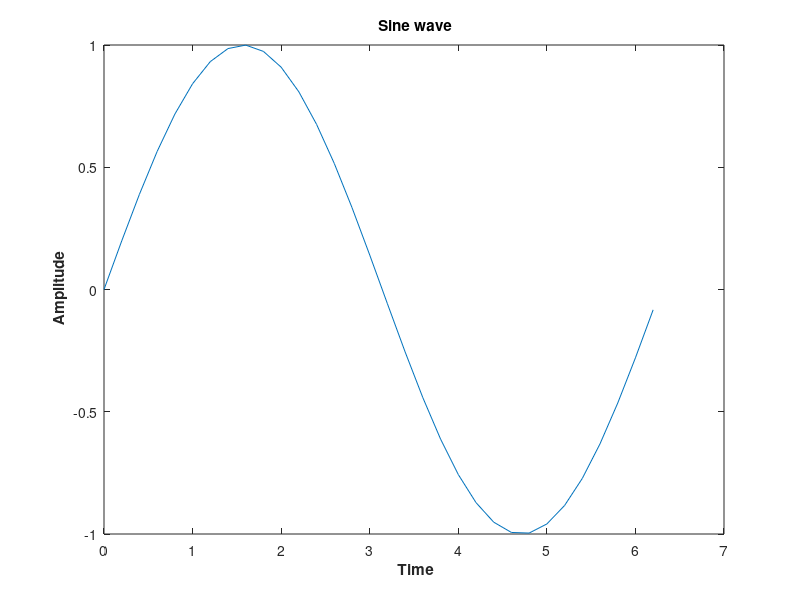
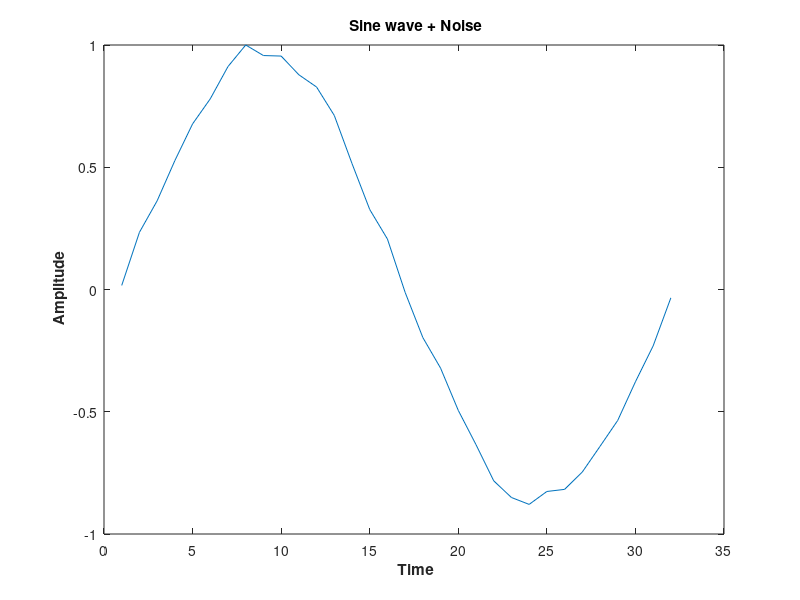
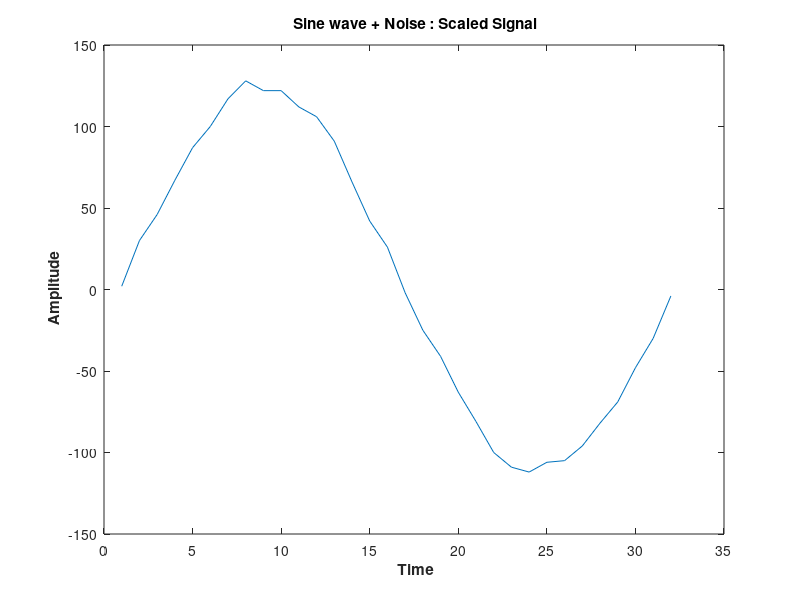

The MATLAB source for these figures, in order:
% Generate a sine wave
close all; clear all;
fs = 5;
Amp = 1;
t = 0:1/fs:2*pi; % time vector
sine_wave = Amp*sin(t);
figure();
plot(t, sine_wave);
xlabel('\bf Time');
ylabel('\bf Amplitude');
title('\bf Sine wave');




% Add a noise
a = 0.1; % upper limit
b = 0; % lower limit
noise = (b-a).*rand(length(sine_wave),1) + a; noise = noise';
sine_noise = (sine_wave + noise);
sine_norm = sine_noise / max(abs(sine_noise));
figure();plot(1:length(sine_norm), sine_norm);
xlabel('\bf Time');
ylabel('\bf Amplitude');
title('\bf Sine wave + Noise');



% Convert from real to integers
total_wordlength = 16;
scaling = 7;
sine_noise_integers = round(sine_norm.*(2^scaling));
figure();plot(1:length(sine_noise_integers), sine_noise_integers);
xlabel('\bf Time');
ylabel('\bf Amplitude');
title('\bf Sine wave + Noise : Scaled Signal');



% Convert from integers to binary
sine_noise_in_binary_signed = dec2bin(mod((sine_noise_integers),2^total_wordlength),total_wordlength);
yy = cellstr(sine_noise_in_binary_signed);
fid = fopen('signal.data', 'wt');
fprintf(fid, '%8s \n', yy{:});
disp('text file for signal finished');